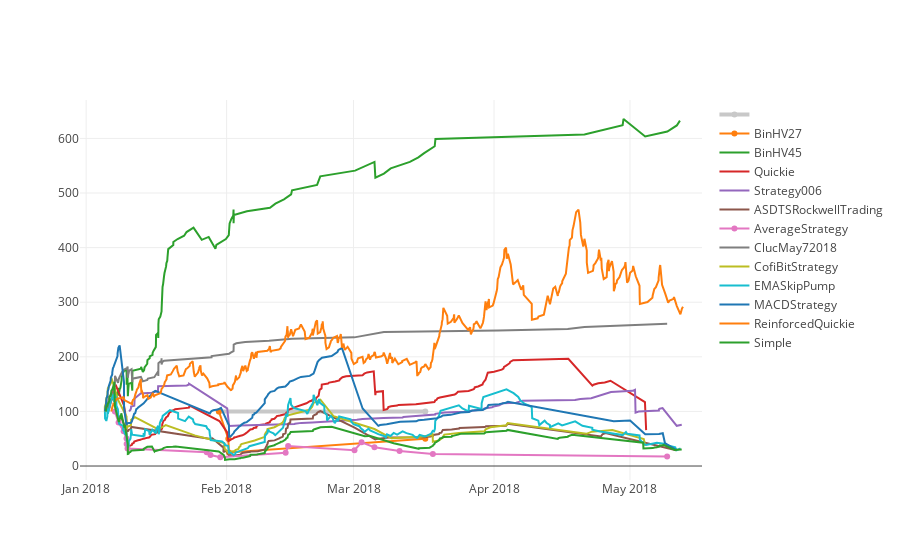

The notebook cell saved with this chart:
### Code cell
result_list = []
for strat in strat_list:
    stratResult = getCumulProfitForStrat( strat )
    result_list.append( stratResult )
GraphRoundTripList( result_list, strat_list)
